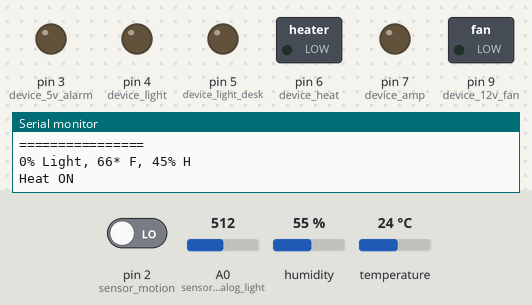
Bench run of a sketch on a simulated Arduino Uno, built with avr-gcc and run on an emulated ATmega328P. Shown: switched loads named in the sketch (green lamp = pin HIGH), output pins drawn as LEDs (lit = HIGH), the last lines printed to the serial monitor. The test bench sets the inputs (shaded band); at power-on: temperature 24 °C, pin 2 (sensor_motion) LOW, A0 (sensor_analog_light) = 512, humidity 55 %.

Above: at 1.2 s.
1.3 s: temperature set to 37 °C
2.8 s: temperature set to 40 °C
At 4.4 s:
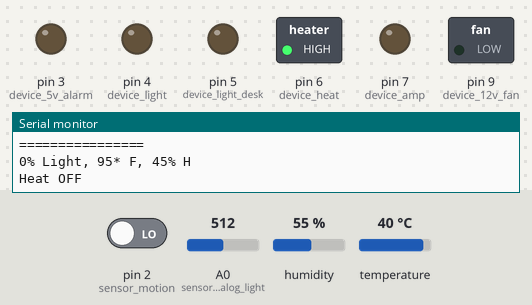
7.6 s: temperature set to 12 °C
At 8.1 s:
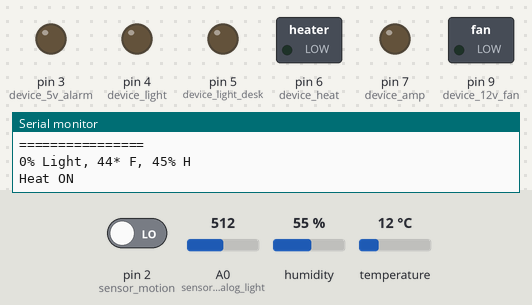
9.1 s: temperature set to 41 °C
At 10.1 s:
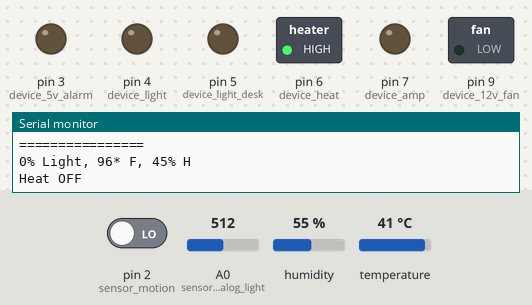
Timing chart, 0 to 11.6 s (numbered marks = the images above; inputs shaded):
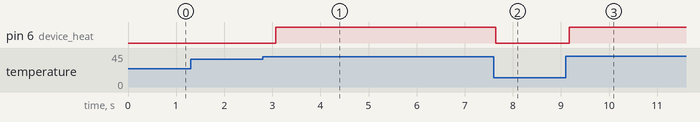

Measured:
- the behaviour switches between 38 and 39 °C on temperature (found by bisection; images 0 and 1)
- after the input at 2.8 s, pin 6 (device_heat): LOW → HIGH after 0.27 s
- after the input at 7.6 s, pin 6 (device_heat): HIGH → LOW after 0.05 s
- after the input at 9.1 s, pin 6 (device_heat): LOW → HIGH after 0.07 s

The sketch:

hub.ino
```cpp
//   tone(buzzer, 1000); // Send 1KHz sound signal...
//   delay(1000);        // ...for 1 sec
//   noTone(buzzer);     // Stop sound...
//   delay(1000);        // ...for 1sec

//87-90 temp high side
//74-80 temp low side
//70-75 temp night
//30-40% humid

#include <SimpleDHT.h>

#define DBG false

#define device_5v_alarm 3

#define device_12v_fan 9

#define device_fountian 10
#define device_light 4
#define device_light_desk 5
#define device_heat 6
#define device_amp 7

#define sensor_motion 2
#define sensor_temp_humidity 8

#define sensor_analog_light A0

int tempCalibration = -5;
int humidityCalibration = -10;
int settingCalibration = 2;//currently to account for a lack of sensor detail on the cold side

int onTemp = 87 + settingCalibration;
int offTemp = 90 + settingCalibration;
int onTempNight = 70 + settingCalibration;
int offTempNight = 75 + settingCalibration;

SimpleDHT11 dht11(sensor_temp_humidity);

const byte numChars = 32;
char receivedChars[numChars];
boolean newData = false;

void write(String message){
	Serial.println(message);
}

void recvWithStartEndMarkers(){
	static boolean recvInProgress = false;
	static byte ndx = 0;
	char startMarker = '{';
	char endMarker = '}';
	char rc;

	while(Serial.available() > 0 && newData == false){
		rc = Serial.read();

		if(recvInProgress == true){
			if(rc != endMarker){
				receivedChars[ndx] = rc;
				ndx++;

				if(ndx >= numChars){
					ndx = numChars - 1;
				}
			}

			else{
				receivedChars[ndx] = '\0';
				recvInProgress = false;
				ndx = 0;
				newData = true;
			}
		}

		else if(rc == startMarker){
			recvInProgress = true;
		}
	}
}

void handleSTDIN(){
	if(newData == true){
		write("Echo: "+ String(receivedChars));

		if(strcmp(receivedChars, "connection_request") == 0){
			write("connected");
		}

		newData = false;
	}
}

void setup(){
  Serial.begin(115200);

  pinMode(sensor_motion, INPUT);
  pinMode(sensor_analog_light, INPUT);

  pinMode(device_light_desk, OUTPUT);
  pinMode(device_light, OUTPUT);
  pinMode(device_heat, OUTPUT);
  pinMode(device_amp, OUTPUT);
  pinMode(device_12v_fan, OUTPUT);
  pinMode(device_5v_alarm, OUTPUT);

  digitalWrite(device_light_desk, LOW);
  digitalWrite(device_light, LOW);
  digitalWrite(device_heat, LOW);
  digitalWrite(device_amp, LOW);
  digitalWrite(device_12v_fan, LOW);
  digitalWrite(device_5v_alarm, LOW);
}

void loop(){
	recvWithStartEndMarkers();

	handleSTDIN();

  byte temperature = 0;
  byte humidity = 0;
  int err = SimpleDHTErrSuccess;

  if((err = dht11.read(&temperature, &humidity, NULL)) != SimpleDHTErrSuccess){
    if(DBG){
			Serial.print("Sample failed, err=");
			Serial.println(err);
		}

		delay(1000);

    return;
  }

  int tempC = (int)temperature + tempCalibration;
	int tempF = ((9 * tempC) / 5.0) + 32;
	int humidityCal = (int)humidity + humidityCalibration;
	int motion = digitalRead(sensor_motion);
  int lightLevel = analogRead(sensor_analog_light) / 1024;

  Serial.println("================");

  // Serial.print(tempC);
	// Serial.print("* C, ");

	Serial.print(lightLevel);
	Serial.print("% Light, ");

  Serial.print(tempF);
	Serial.print("* F, ");

  Serial.print(humidityCal);
	Serial.println("% H");

	if(motion == 1){
		Serial.println("Motion detected");
	}

	if(tempF < onTemp){
		Serial.println("Heat ON");

	  digitalWrite(device_heat, LOW);
	}

	else if(tempF > offTemp){
		Serial.println("Heat OFF");

	  digitalWrite(device_heat, HIGH);
	}

	delay(1500);// DHT11 sampling rate is 1HZ.
}
```
